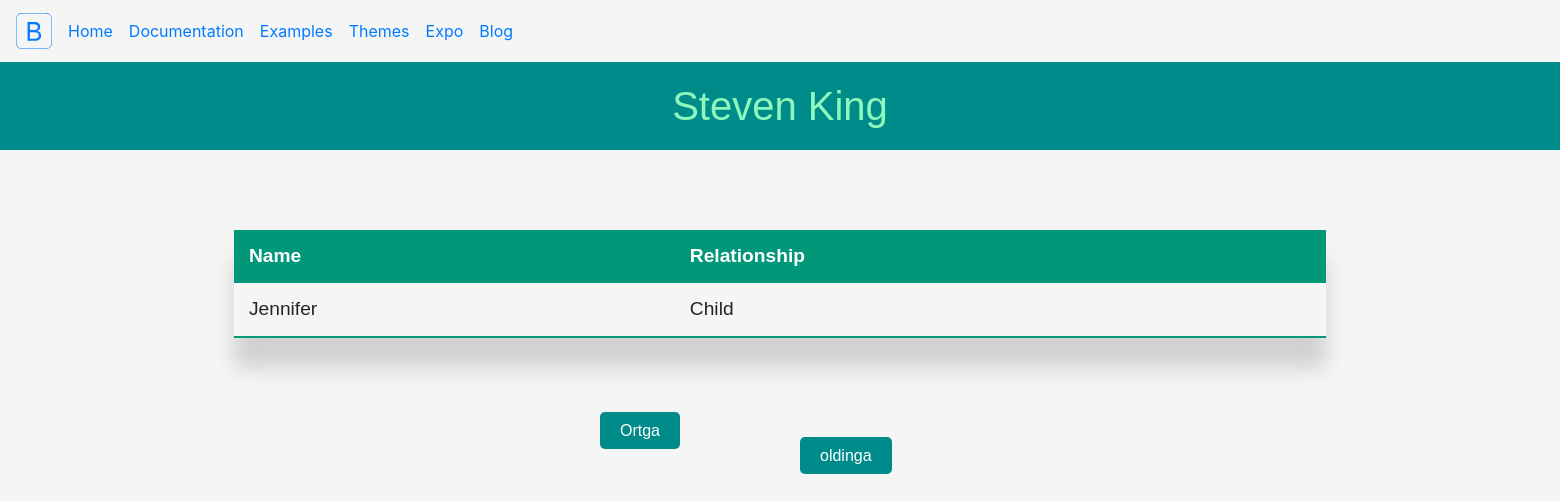
/deps/100, run on the app's committed database.
### orm_app/models.py (models this page shows)
class Employees(models.Model):
    employee_id = models.AutoField(primary_key=True)
    first_name = models.TextField(blank=True, null=True)
    last_name = models.TextField()
    email = models.TextField()
    phone_number = models.TextField(blank=True, null=True)
    hire_date = models.TextField()
    job = models.ForeignKey('Jobs', models.DO_NOTHING)
    salary = models.TextField()  # This field type is a guess.
    manager = models.ForeignKey('self', models.DO_NOTHING, blank=True, null=True)
    department = models.ForeignKey(Departments, models.DO_NOTHING)
    class Meta:
        managed = False
        db_table = 'employees'

class Dependents(models.Model):
    dependent_id = models.AutoField(primary_key=True)
    first_name = models.TextField()
    last_name = models.TextField()
    relationship = models.TextField()
    employee = models.ForeignKey('Employees', models.DO_NOTHING)
    class Meta:
        managed = False
        db_table = 'dependents'

### orm_app/views.py (the view)
# urls.py: path('deps/<int:employee_id>', get_dependent, name="deps"),
def get_dependent(request, employee_id):
    queryset = Dependents.objects.all().filter(employee=employee_id)
    employee = Employees.objects.get(employee_id=employee_id)
    context = {
        'deps': queryset,
        'employee': employee,
    }
    return render(request, 'dependent.html', context)

### templates/dependent.html (shortened to what this page needs)
<!DOCTYPE html>
<html>
{% load static %}
<head>
    <link rel="stylesheet" href="{% static 'css/style.css' %}">
    <link rel="stylesheet" href="{% static 'css/bootstrap.min.css' %}">
</head>
<body style="background-color:whitesmoke">
<header class="navbar navbar-expand  flex-column flex-md-row bd-navbar">
    <a class="navbar-brand mr-0 mr-md-2" href="#" aria-label="Bootstrap">
    </a>
    <div class="navbar-nav-scroll">
        <ul class="navbar-nav bd-navbar-nav flex-row">
            <li class="nav-item">
                <a class="nav-link active" href="/"
                   onclick="ga('send', 'event', 'Navbar', 'Community links', 'Bootstrap');">Home</a>
            </li>
            <li class="nav-item">
                <a class="nav-link " href="{% url 'salary' id=10 %}"
                   onclick="ga('send', 'event', 'Navbar', 'Community links', 'Docs');">Documentation</a>
            </li>
            <li class="nav-item">
                <a class="nav-link " href="#"
                   onclick="ga('send', 'event', 'Navbar', 'Community links', 'Examples');">Examples</a>
            </li>
            <li class="nav-item">
                <a class="nav-link" href="#"
                   onclick="ga('send', 'event', 'Navbar', 'Community links', 'Themes');">Themes</a>
            </li>
            <li class="nav-item">
                <a class="nav-link" href="#"
                   onclick="ga('send', 'event', 'Navbar', 'Community links', 'Expo');">Expo</a>
            </li>
            <li class="nav-item">
                <a class="nav-link" href="#"
                   onclick="ga('send', 'event', 'Navbar', 'Community links', 'Blog');">Blog</a>
            </li>
        </ul>
    </div>
</header>
<h1 style="background-color:darkcyan;text-align:center;margin:auto;color:#8df8bb;font-family: sans-serif;padding:20px">
    {{employee.first_name}} {{employee.last_name}}</h1>
<table class="styled-table">
    <thead>
    <tr>
        <th>Name</th>
        <th>Relationship</th>
    </tr>
    </thead>
    <tbody>
    {% for d in deps %}
    <tr>
        <td>{{d.first_name}}</td>
        <td>{{d.relationship}}</td>
    </tr>
    {% endfor %}
    </tbody>
</table>
<a href="{% url 'salary' id=7 %}" class="button">Ortga</a><br>
<a href="{% url 'depar' %}" class="button-btn">oldinga</a>
</body>
</html>

### static/css/style.css (style rules this page uses)
.styled-table { border-collapse: collapse; margin: 80px auto; font-size: 1.2em; font-family: sans-serif; min-width: 70%; box-shadow: 0 30px 20px rgba(0, 0, 0, 0.15); }
.styled-table thead tr { background-color: #009879; color: #ffffff; text-align: left; }
.styled-table th, .styled-table td { padding: 12px 15px; }
.styled-table tbody tr { border-bottom: 1px solid #dddddd; }
.styled-table tbody tr:last-of-type { border-bottom: 2px solid #009879; }
.button { margin: 600px; background-color: darkcyan; padding: 10px 20px; border-radius: 5px; color: white; font-family: sans-serif; text-align: center; }
.button-btn { margin: 800px; background-color: darkcyan; padding: 10px 20px; border-radius: 5px; color: white; font-family: sans-serif; text-align: center; }

### data on the page
Employees: first_name "Steven", last_name "King"
Dependents: first_name "Jennifer", relationship "Child"
